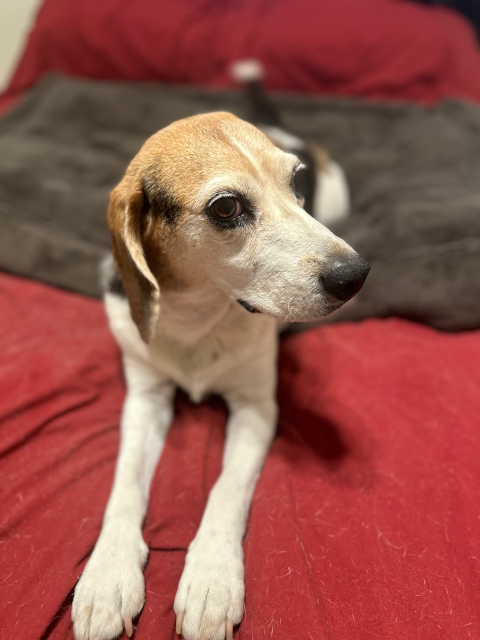
#> input picture images/c_small.png, 480 x 640 px
$ python colours.py
#> lines starting #> are read from the running program, lines starting #| are printed output that depends on the picture
'''
Manipulating colours in image data
'''
from matplotlib import pyplot, image
import numpy as np
import csv

def main(img: np.ndarray, suffix: str='') -> None:
  print(f'Image Shape: {img.shape}')
  pyplot.imshow(img)
  pyplot.show()

  x, y, z = img.shape
  all_colors = img.reshape(x*y, z)
  print(f'All Colors Shape: {all_colors.shape}')
  print(f'All Colors:\n{all_colors}')

  with open(f'all_colors{suffix}.csv', 'w') as file:
    csv.writer(file).writerows(all_colors)

  unique_colors, counts = np.unique(all_colors, axis=0, return_counts=True)
  print(f'Unique Colors Shape: {unique_colors.shape}')
  print(f'Unique Colors:\n{unique_colors}')
  print(f'Frequencies:\n{counts}')

  with open(f'unique_colors{suffix}.csv', 'w') as file:
    csv.writer(file).writerows(unique_colors)

  with open(f'unique_freq{suffix}.csv', 'w') as file:
    csv.writer(file).writerow(counts)

  pyplot.plot(counts)
  pyplot.ylabel('Frequency')
  pyplot.show()

  x, z = unique_colors.shape
  size = int(np.sqrt(x)) + 1
  unique_colors = np.vstack((unique_colors, np.ones((size**2 - x, z)))).reshape(size, size, z)
  pyplot.imshow(unique_colors)
  pyplot.show()

# using the original image
img = image.imread('c_small.png')
#> img is the input picture: shape (640, 480, 3) float32; mean R, G, B 0.592, 0.336, 0.301
main(img)
#| Image Shape: (640, 480, 3)
#| All Colors Shape: (307200, 3)
#> (printed output is left out)
#| Unique Colors Shape: (75533, 3)
#> (printed output is left out)
#> (printed output is left out)
#> in main, `pyplot.show()`:
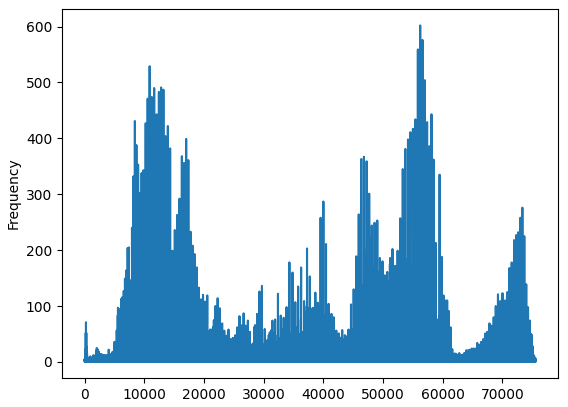
#> figure drawn by matplotlib, 1 panel; curve peaks at x = 56226, y = 602
#> in main, `unique_colors = np.vstack((unique_colors, np.ones((size**2 - x, z))))...`:
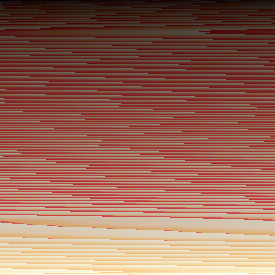
#> unique_colors: shape (275, 275, 3) float64; mean of channels 0, 1, 2 0.594, 0.405, 0.342; drawn as R, G, B

# reducing to 3 colour bits
bits = 3
reducer = 2**bits - 1
img = np.round(img * reducer) / reducer
main(img, '_reduced')
#> call 2 of main, with suffix = '_reduced'
#| Image Shape: (640, 480, 3)
#| All Colors Shape: (307200, 3)
#> (printed output is left out)
#> in main (call 2), `unique_colors, counts = np.unique(all_colors, axis=0, return_counts=Tr..`: unique_colors = 65 rows, first 8: [0, 0, 0], [0, 0, 0.143], [0.143, 0, 0], [0.143, 0, 0.143], [0.143, 0.143, 0], [0.143, 0.143, 0.143], [0.286, 0, 0], [0.286, 0, 0.143]; counts = 65 values, max 56477 at index 37, min 1 at index 10, mean 4726.2
#| Unique Colors Shape: (65, 3)
#> (printed output is left out)
#| Frequencies:
#| [  223     9  2821    98  1345  3057  3646   570  1224  7154     1 11719
#|  24904   352   180   181 16831    25    19  2309 18149     3  6713  1061
#|  28853  7147  2072  3597   174  8455  4885    18  3256   427 17870  7711
#|   2370 56477   252   626   283  5652  2981    24  4022   755  6948    23
#|     81    14   349    41  1705  3578  5304   418  8658  3237   168   773
#|   1412  2521  5234   158  6077]
#> in main (call 2), `pyplot.show()`:
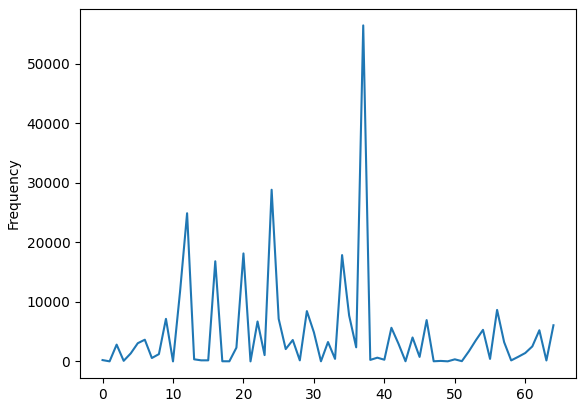
#> figure drawn by matplotlib, 1 panel; curve peaks at x = 37, y = 56477
#> in main (call 2), `pyplot.show()`:
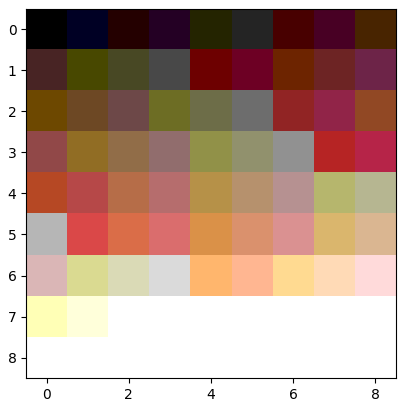
#> figure drawn by matplotlib, 1 panel
